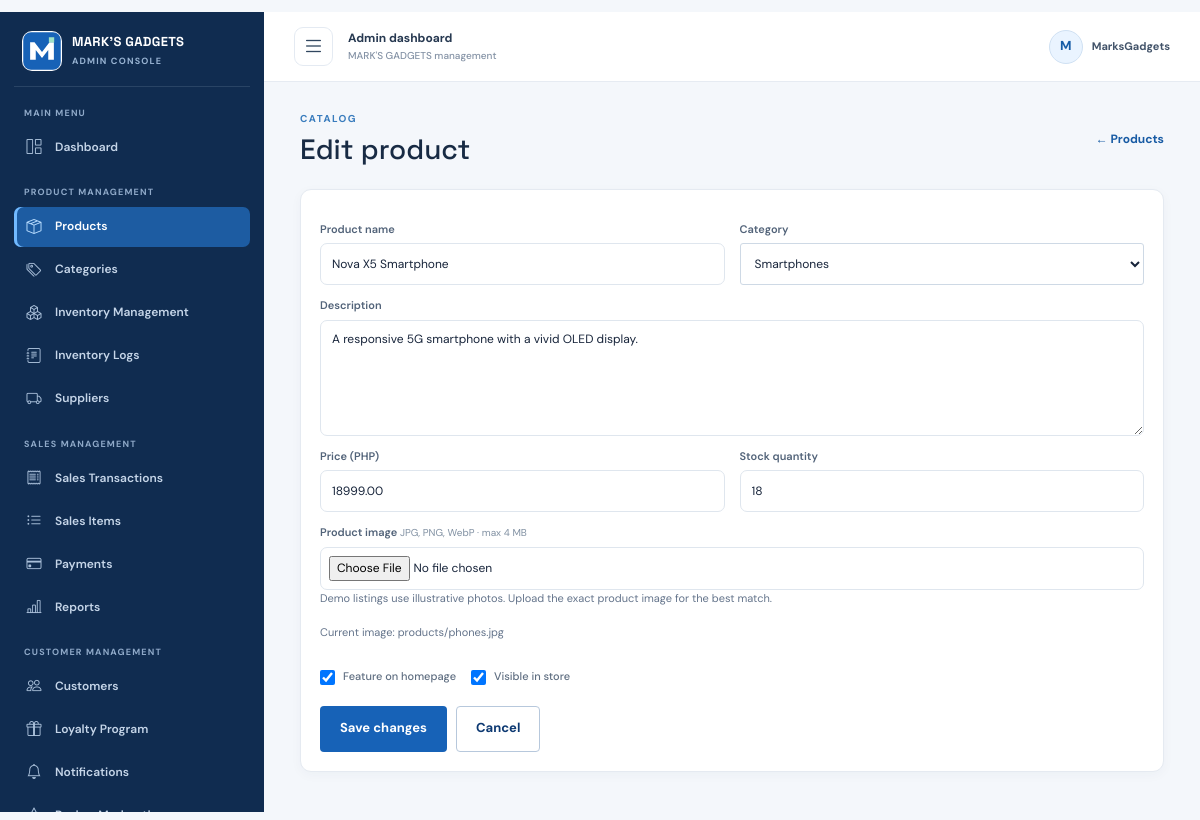
Screenshot of /admin/products/1/edit (signed in) with the database file from the repository.
### backend/models.py (models this page shows, shortened)
class TimestampMixin:
    created_at = db.Column(db.DateTime, nullable=False, default=utc_now)
    updated_at = db.Column(db.DateTime, nullable=False, default=utc_now, onupdate=utc_now)

class User(UserMixin, TimestampMixin, db.Model):
    __tablename__ = "users"
    id = db.Column(db.Integer, primary_key=True)
    name = db.Column(db.String(120), nullable=False)
    email = db.Column(db.String(255), nullable=False, unique=True, index=True)
    phone = db.Column(db.String(30), nullable=False)
    password_hash = db.Column(db.String(255), nullable=False)
    role = db.Column(db.String(20), nullable=False, default="customer", index=True)
    orders = db.relationship("Order", back_populates="user", cascade="all, delete-orphan")
    cart_items = db.relationship("CartItem", back_populates="user", cascade="all, delete-orphan")
    reviews = db.relationship("Review", back_populates="user", cascade="all, delete-orphan")
    @property
    def is_admin(self):
        return self.role == "admin"

class Product(TimestampMixin, db.Model):
    __tablename__ = "products"
    __table_args__ = (
        db.CheckConstraint("price >= 0", name="ck_products_price_nonnegative"),
        db.CheckConstraint("stock >= 0", name="ck_products_stock_nonnegative"),
    )
    id = db.Column(db.Integer, primary_key=True)
    category_id = db.Column(db.Integer, db.ForeignKey("categories.id", ondelete="RESTRICT"), nullable=False, index=True)
    name = db.Column(db.String(180), nullable=False, index=True)
    slug = db.Column(db.String(200), nullable=False, unique=True)
    description = db.Column(db.Text, nullable=False)
    price = db.Column(db.Numeric(10, 2), nullable=False)
    stock = db.Column(db.Integer, nullable=False, default=0)
    image_path = db.Column(db.String(255), nullable=False, default="products/placeholder.svg")
    featured = db.Column(db.Boolean, nullable=False, default=False)
    active = db.Column(db.Boolean, nullable=False, default=True, index=True)
    category = db.relationship("Category", back_populates="products")
    order_items = db.relationship("OrderItem", back_populates="product")
    reviews = db.relationship("Review", back_populates="product", cascade="all, delete-orphan")

class Category(TimestampMixin, db.Model):
    __tablename__ = "categories"
    id = db.Column(db.Integer, primary_key=True)
    name = db.Column(db.String(100), nullable=False, unique=True)
    slug = db.Column(db.String(120), nullable=False, unique=True)
    description = db.Column(db.String(500), nullable=False, default="")
    products = db.relationship("Product", back_populates="category")

### backend/admin.py (the view, shortened to what this page needs)
@admin.route("/products/<int:product_id>/edit", methods=["GET", "POST"])
@admin_required
def product_edit(product_id):
	product = db.session.get(Product, product_id) or abort(404)
	return render_template("admin/product_form.html", product=product, categories=Category.query.order_by(Category.name).all())

### backend/admin.py (called while the page is built)
def admin_required(view):
	@wraps(view)
	@login_required
	def wrapped(*args, **kwargs):
		if not current_user.is_admin:
			abort(403)
		return view(*args, **kwargs)
	return wrapped

### frontend/templates/admin/product_form.html (shortened to what this page needs)
{% extends 'admin/base.html' %}
{% block admin_content %}<div class="admin-heading"><div><span class="eyebrow">CATALOG</span><h1>{{ 'Edit product' if product else 'Add a product' }}</h1></div><a class="text-link" href="{{ url_for('admin.products') }}">← Products</a></div><form class="admin-panel admin-form" method="post" enctype="multipart/form-data"><input type="hidden" name="csrf_token" value="{{ csrf_token() }}"><div class="form-two"><div><label for="name">Product name</label><input id="name" name="name" value="{{ request.form.get('name', product.name if product else '') }}" required maxlength="180"></div><div><label for="category">Category</label><select id="category" name="category_id" required><option value="">Choose category</option>{% for category in categories %}<option value="{{ category.id }}" {% if request.form.get('category_id', product.category_id if product else '')|string == category.id|string %}selected{% endif %}>{{ category.name }}</option>{% endfor %}</select></div></div><label for="description">Description</label><textarea id="description" name="description" rows="5" required>{{ request.form.get('description', product.description if product else '') }}</textarea><div class="form-two"><div><label for="price">Price (PHP)</label><input id="price" name="price" type="number" min="0" step="0.01" value="{{ request.form.get('price', product.price if product else '') }}" required></div><div><label for="stock">Stock quantity</label><input id="stock" name="stock" type="number" min="0" step="1" value="{{ request.form.get('stock', product.stock if product else 0) }}" required></div></div><label for="image">Product image <span class="optional">JPG, PNG, WebP · max 4 MB</span></label><input id="image" name="image" type="file" accept="image/jpeg,image/png,image/webp"><p class="muted-copy">Demo listings use illustrative photos. Upload the exact product image for the best match.</p>{% if product %}<p class="muted-copy">Current image: {{ product.image_path }}</p>{% endif %}<div class="admin-checks"><label class="check-label"><input type="checkbox" name="featured" {% if product and product.featured %}checked{% endif %}> Feature on homepage</label><label class="check-label"><input type="checkbox" name="active" {% if not product or product.active %}checked{% endif %}> Visible in store</label></div><div class="admin-form-actions"><button class="button button-primary" type="submit">{{ 'Save changes' if product else 'Create product' }}</button><a class="button button-outline" href="{{ url_for('admin.products') }}">Cancel</a></div></form>{% endblock %}

### frontend/templates/admin/base.html (shortened to what this page needs)
{% extends 'base.html' %}
{% block body_class %}admin-layout{% endblock %}
{% block head %}
    <link href="https://cdn.jsdelivr.net/npm/bootstrap-icons@1.11.3/font/bootstrap-icons.min.css" rel="stylesheet">
    <link href="{{ url_for('static', filename='css/admin.css') }}" rel="stylesheet">
{% endblock %}
{% block content %}
<div class="admin-shell" id="adminShell">
    <aside class="admin-sidebar" id="adminSidebar" aria-label="Admin navigation">
        <a class="admin-brand" href="{{ url_for('admin.dashboard') }}">
            <img src="{{ url_for('static', filename='images/logo.svg') }}" alt="">
            <span class="admin-brand-copy"><strong>MARK'S GADGETS</strong><small>ADMIN CONSOLE</small></span>
        </a>
        <nav class="admin-nav" aria-label="Dashboard sections">
            <span class="admin-nav-label">MAIN MENU</span>
            <a class="admin-nav-link {% if request.endpoint == 'admin.dashboard' %}is-active{% endif %}" href="{{ url_for('admin.dashboard') }}" title="Dashboard">
                <i class="bi bi-grid-1x2" aria-hidden="true"></i><span>Dashboard</span>
            </a>
            <span class="admin-nav-label">PRODUCT MANAGEMENT</span>
            <a class="admin-nav-link {% if request.endpoint in ['admin.products', 'admin.product_new', 'admin.product_edit'] %}is-active{% endif %}" href="{{ url_for('admin.products') }}" title="Products">
                <i class="bi bi-box-seam" aria-hidden="true"></i><span>Products</span>
            </a>
            <a class="admin-nav-link {% if request.endpoint == 'admin.categories' %}is-active{% endif %}" href="{{ url_for('admin.categories') }}" title="Categories">
                <i class="bi bi-tags" aria-hidden="true"></i><span>Categories</span>
            </a>
            <a class="admin-nav-link {% if request.endpoint == 'admin.inventory' %}is-active{% endif %}" href="{{ url_for('admin.inventory') }}" title="Inventory Management">
                <i class="bi bi-boxes" aria-hidden="true"></i><span>Inventory Management</span>
            </a>
            <a class="admin-nav-link " href="{{ url_for('admin.data_table', dataset='inventory_logs') }}" title="Inventory Logs">
                <i class="bi bi-journal-text" aria-hidden="true"></i><span>Inventory Logs</span>
            </a>
            <a class="admin-nav-link {% if request.endpoint == 'admin.data_table' and request.view_args.dataset == 'suppliers' %}is-active{% endif %}" href="{{ url_for('admin.data_table', dataset='suppliers') }}" title="Suppliers">
                <i class="bi bi-truck" aria-hidden="true"></i><span>Suppliers</span>
            </a>
            <span class="admin-nav-label">SALES MANAGEMENT</span>
            <a class="admin-nav-link " href="{{ url_for('admin.sales') }}" title="Sales Transactions">
                <i class="bi bi-receipt" aria-hidden="true"></i><span>Sales Transactions</span>
            </a>
            <a class="admin-nav-link {% if request.endpoint == 'admin.data_table' and request.view_args.dataset == 'sale_items' %}is-active{% endif %}" href="{{ url_for('admin.data_table', dataset='sale_items') }}" title="Sales Items">
                <i class="bi bi-list-ul" aria-hidden="true"></i><span>Sales Items</span>
            </a>
            <a class="admin-nav-link {% if request.endpoint == 'admin.data_table' and request.view_args.dataset == 'payments' %}is-active{% endif %}" href="{{ url_for('admin.data_table', dataset='payments') }}" title="Payments">
                <i class="bi bi-credit-card" aria-hidden="true"></i><span>Payments</span>
            </a>
            <a class="admin-nav-link " href="{{ url_for('admin.reports') }}" title="Reports">
                <i class="bi bi-bar-chart-line" aria-hidden="true"></i><span>Reports</span>
            </a>
            <span class="admin-nav-label">CUSTOMER MANAGEMENT</span>
            <a class="admin-nav-link {% if request.endpoint == 'admin.customers' %}is-active{% endif %}" href="{{ url_for('admin.customers') }}" title="Customers">
                <i class="bi bi-people" aria-hidden="true"></i><span>Customers</span>
            </a>
            <a class="admin-nav-link {% if request.endpoint == 'admin.data_table' and request.view_args.dataset == 'loyalty' %}is-active{% endif %}" href="{{ url_for('admin.data_table', dataset='loyalty') }}" title="Loyalty Program">
                <i class="bi bi-gift" aria-hidden="true"></i><span>Loyalty Program</span>
            </a>
            <a class="admin-nav-link " href="{{ url_for('admin.data_table', dataset='notifications') }}" title="Notifications">
                <i class="bi bi-bell" aria-hidden="true"></i><span>Notifications</span>
            </a>
            <a class="admin-nav-link {% if request.endpoint in ['admin.reviews', 'admin.review_moderate'] %}is-active{% endif %}" href="{{ url_for('admin.reviews') }}" title="Review Moderation">
                <i class="bi bi-star" aria-hidden="true"></i><span>Review Moderation</span>
            </a>
        </nav>
    </aside>
    <div class="admin-main">
        <header class="admin-topbar">
            <button class="admin-menu-toggle" id="adminMenuToggle" type="button" aria-label="Toggle sidebar" aria-controls="adminSidebar" aria-expanded="true">
                <i class="bi bi-list" aria-hidden="true"></i>
            </button>
            <div class="admin-topbar-title"><span>Admin dashboard</span><small>MARK'S GADGETS management</small></div>
            <div class="admin-user-chip"><span class="admin-user-avatar">{{ current_user.name[:1]|upper }}</span><span>{{ current_user.name }}</span></div>
        </header>
        <div class="admin-content">{% block admin_content %}{% endblock %}</div>
    </div>
</div>
{% endblock %}

### frontend/static/css/style.css (style rules this page uses)
:root { --ink: #17243a; --muted: #64748b; --navy: #0d3972; --blue: #1762b7; --blue-bright: #2781db; --sky: #e7f2ff; --line: #dce5ef; --paper: #fff; --wash: #f5f8fc; --mint: #c9efdf; --font-body: "DM Sans", "Segoe UI", sans-serif; --font-display: "Space Grotesk", "Trebuchet MS", sans-serif; }
* { box-sizing: border-box; }
body { margin: 0; color: var(--ink); background: var(--paper); font-family: var(--font-body); font-size: 15px; line-height: 1.6; }
a { color: inherit; text-decoration: none; }
img { display: block; max-width: 100%; }
button, input, select, textarea { font: inherit; }
h1, h2, h3, p { margin-top: 0; }
h1, h2, h3, .brand-copy strong { font-family: var(--font-display); letter-spacing: 0; }
.button { min-height: 46px; display: inline-flex; justify-content: center; align-items: center; gap: 12px; padding: 0 19px; border: 1px solid transparent; border-radius: 4px; font-size: 13px; font-weight: 700; transition: background .18s ease, transform .18s ease, border-color .18s ease; cursor: pointer; }
.button-primary { color: white; background: var(--blue); }
.button-outline { border-color: #b7c8dc; color: var(--navy); background: transparent; }
.eyebrow { display: block; margin-bottom: 11px; color: #397cbd; font-size: 10px; font-weight: 700; letter-spacing: .15em; line-height: 1.4; }
.text-link { color: #185ba4; font-size: 12px; font-weight: 700; }
.catalog-filters label, .form-stack > label, .checkout-form label, .review-form label, .admin-form label, .report-filter label { display: block; margin: 13px 0 5px; color: #34445a; font-size: 11px; font-weight: 700; }
.catalog-filters select, .form-stack input, .checkout-form input, .checkout-form textarea, .review-form select, .review-form textarea, .admin-form input, .admin-form select, .admin-form textarea, .report-filter input, .admin-heading select { width: 100%; min-height: 42px; padding: 9px 10px; border: 1px solid #ced9e5; border-radius: 3px; color: var(--ink); background: white; font-size: 12px; }
.review-form small, .muted-copy { color: var(--muted); font-size: 11px; }
.check-label { display: inline-flex !important; align-items: center; gap: 8px; color: #5f6e81 !important; font-size: 11px !important; font-weight: 500 !important; }
.check-label input { width: 15px !important; min-height: 15px !important; }
.form-two { display: grid; grid-template-columns: 1fr 1fr; gap: 15px; }
.form-two > div { min-width: 0; }
.optional { color: #8090a2; font-size: 10px; font-weight: 400; }

### rows the page displays
User: name "M", name "MarksGadgets"
Product: name "Nova X5 Smartphone", category_id "Smartphones", description "A responsive 5G smartphone with a vivid OLED display.", price "18999.00", stock "18", image_path "products/phones.jpg", featured "☑", active "☑"

### other values shown
{{ 'Edit product' if product else 'Add a product' }} "Edit product"
{{ 'Save changes' if product else 'Create product' }} "Save changes"
